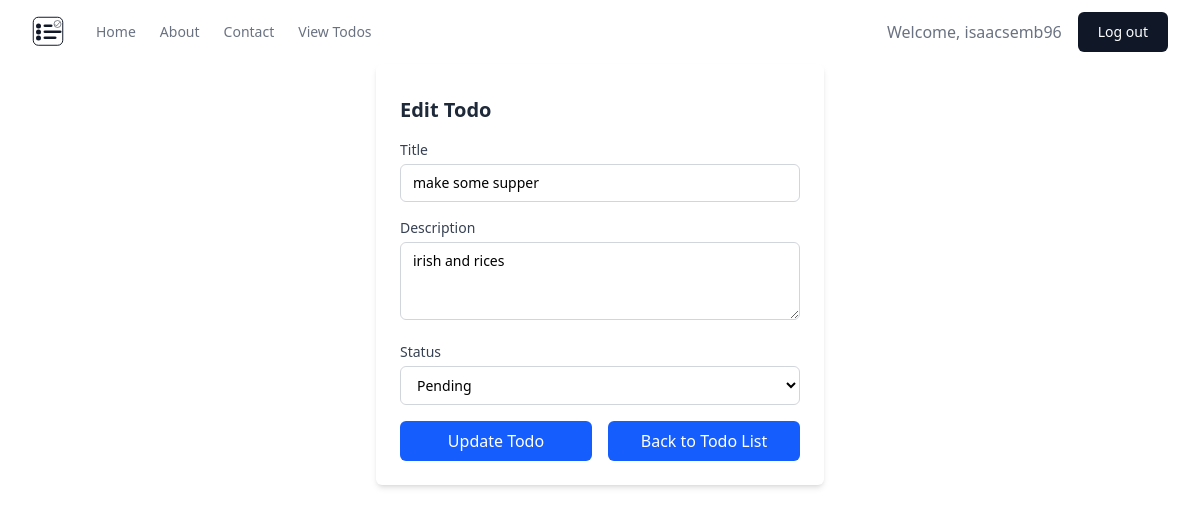
/todos/edit-todo/14/ (signed in), run on the app's committed database.
### todos/models.py (models this page shows, shortened)
class Todo(models.Model):
    STATUS_CHOICES = [
        ("pending", "Pending"),
        ("in_progress", "In Progress"),
        ("completed", "Completed"),
    ]
    title = models.CharField(max_length=200)
    description = models.TextField(max_length=500, blank=True)
    status = models.CharField(max_length=20, choices=STATUS_CHOICES, default="pending")
    created_at = models.DateTimeField(auto_now_add=True)
    updated_at = models.DateTimeField(auto_now=True)
    user = models.ForeignKey(User, on_delete=models.CASCADE)
    class Meta:
        ordering = ["-created_at"]  # descending
        verbose_name = "Todo Item"  # Singular
        verbose_name_plural = "Todo Items"  # Plural
        db_table = "todos"
        constraints = [
            models.UniqueConstraint(
                fields=["title", "user"], name="unique_title_per_user"
            ),
            models.UniqueConstraint(
                fields=["description", "user"], name="unique_desc_per_user"
            ),
        ]
        indexes = [
            models.Index(fields=["status"]),  # Makes filtering by status faster
        ]

### todos/views.py (the view, shortened to what this page needs)
# urls.py: path('edit-todo/<int:todo_id>/', views.update_todo, name='edit_todo'),
def update_todo(request, todo_id):
    todo_status = Todo.STATUS_CHOICES
    if request.method == 'GET':
        todo = Todo.objects.get(id=todo_id)
        return render(request, "todos/add_todo.html", {
            'todo_status': todo_status,
            'todo': todo  # Pass todo object to populate form
        })

### todos/templates/todos/add_todo.html (shortened to what this page needs)
{% extends 'website/base.html' %}
{% block content %}
{% if todo %}
  {% url 'todos:edit_todo' todo.id as form_action %}
{% else %}
  {% url 'todos:add_todo' as form_action %}
{% endif %}
<form method='POST' action="{{ form_action }}" class=" mx-auto pt-8 bg-white shadow-md rounded-md p-6 w-full max-w-md space-y-4">
  <h2 class="text-xl font-semibold text-gray-800">{% if todo %}Edit Todo{% else %}Add a Todo{% endif %}</h2>
    <div>
      <label for="title" class="block text-sm font-medium text-gray-700">Title</label>
      <input type="text" id="title" name="title" required
      value="{% if todo %}{{ todo.title }}{% endif %}"
      class="mt-1 w-full border border-gray-300 rounded-md px-3 py-2 text-sm focus:outline-none focus:ring-2 focus:ring-blue-500 focus:border-blue-500" />
    </div>
    <div>
      <label for="description" class="block text-sm font-medium text-gray-700">Description</label>
      <textarea id="description" name="description" rows="3"
        class="mt-1 w-full border border-gray-300 rounded-md px-3 py-2 text-sm focus:outline-none focus:ring-2 focus:ring-blue-500 focus:border-blue-500">{% if todo %}{{ todo.description }}{% endif %}</textarea>
    </div>
    <div>
      <label for="status" class="block text-sm font-medium text-gray-700">Status</label>
      <select id="status" name="status"
        class="mt-1 w-full border border-gray-300 rounded-md px-3 py-2 text-sm bg-white focus:outline-none focus:ring-2 focus:ring-blue-500 focus:border-blue-500">
        {% for status_option in todo_status  %}
        <option value="{{ status_option.0 }}" {% if todo and todo.status == status_option.0 %}selected{% endif %}>{{ status_option.1 }}</option>
        {% endfor %}
      </select>
    </div>
    <div class="flex justify-center gap-4">
    <button type="submit"
          class="w-full text-center p-4 bg-blue-600 hover:bg-blue-700 text-white font-medium py-2 rounded-md transition"
          >
      {% if todo %}Update Todo{% else %}Create Todo{% endif %}
    </button>
    <a
    class="w-full text-center p-4 bg-blue-600 hover:bg-blue-700 text-white font-medium py-2 rounded-md transition"
    href="{% url 'todos:todo_list_html' %}">
          Back to Todo List
    </a>
    </div>
  </form>
{% endblock %}

### website/templates/website/base.html (shortened to what this page needs)
{% load static %}
<!DOCTYPE html>
<html lang="en">
  <head>
    <link rel="icon" href={% static 'website/images/favicon.ico' %}> <link
    rel="stylesheet" href={% static 'website/css/styles.css' %}>
    <script src="https://cdn.jsdelivr.net/npm/@tailwindcss/browser@4"></script>
  </head>
  <body>
    <header class="bg-white">
      <div
        class="mx-auto flex h-16 max-w-7xl items-center gap-8 px-4 sm:px-6 lg:px-8"
      >
        <a class="block text-gray-900" href="{% url 'website:home' %}">
          <div class="h-8 w-8">{% include 'website/logo.html' %}</div>
        </a>
        <div class="flex flex-1 items-center justify-end md:justify-between">
          <nav aria-label="Global" class="hidden md:block">
            <ul class="flex items-center gap-6 text-sm">
              <li>
                <a
                  class="{% if request.resolver_match.url_name == 'home' %}text-gray-900{% else %}text-gray-500{% endif %} transition hover:text-gray-500/75"
                  href="{% url 'website:home' %}"
                >
                  Home
                </a>
              </li>
              <li>
                <a
                  class="{% if request.resolver_match.url_name == 'about' %}text-gray-900{% else %}text-gray-500{% endif %} transition hover:text-gray-500/75"
                  href="{% url 'website:about' %}"
                  >About</a
                >
              </li>
              <li>
                <a
                  class="{% if request.resolver_match.url_name == 'contact' %}text-gray-900{% else %}text-gray-500{% endif %} transition hover:text-gray-500/75"
                  href="{% url 'website:contact' %}"
                >
                  Contact
                </a>
              </li>
              {% if user.is_authenticated %}
              <li>
                <a
                  class="{% if request.resolver_match.url_name == 'todo_list_html' %}text-gray-900{% else %}text-gray-500{% endif %} transition hover:text-gray-500/75"
                  href="{% url 'todos:todo_list_html' %}"
                >
                  View Todos
                </a>
              </li>
              {% endif %}
            </ul>
          </nav>
          <div class="flex items-center gap-4">
            {% if not user.is_authenticated %}
            <div class="sm:flex sm:gap-4">
              <a
                class="block rounded-md bg-gray-900 px-5 py-2.5 text-sm font-medium text-white transition hover:bg-gray-800"
                href="{% url 'website:login' %}"
              >
                Login
              </a>
            </div>
            {% else %}
            <div class="sm:flex sm:gap-4 items-center">
              <span class="text-gray-500">Welcome, {{ user.username }}</span>
              <a
                class="block rounded-md bg-gray-900 px-5 py-2.5 text-sm font-medium text-white transition hover:bg-gray-800"
                href="{% url 'website:logout' %}"
              >
                Log out
              </a>
            </div>
            {% endif %}
          </div>
        </div>
      </div>
    </header>
    <main class="min-h-screen">{% block content %}{% endblock %}</main>
  </body>
</html>

### website/static/website/css/styles.css (style rules this page uses)
html { box-sizing: border-box; }
*, *::before, *::after { box-sizing: inherit; }

### data on the page
Todo: title "make some supper", description "irish and rices", status "Pending"

### other printed values
{{ user.username }} "isaacsemb96"
